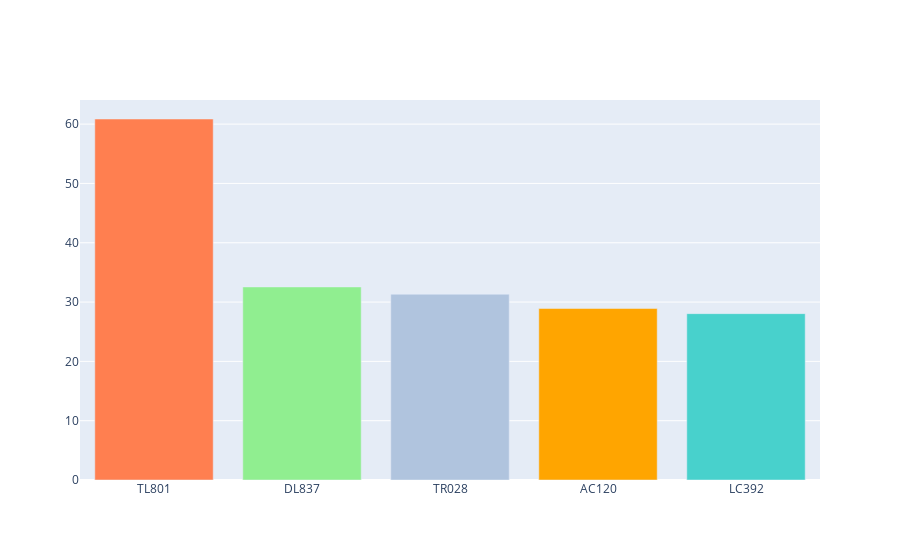

Notebook cell for this chart:
### Code cell
%matplotlib inline
fig = go.Figure()
fig.add_trace(go.Bar(x=p['Code'], y = p['%ChangeinPoints'], marker_color=['coral','lightgreen', 'lightsteelblue', 'orange', 'mediumturquoise']))
fig.show()

### Figure 1 — Plotly figure (JSON) as saved in the notebook; plotly's stock layout.template omitted (floating-point values rounded to 4 significant figures)
{"data": [{"marker": {"color": ["coral", "lightgreen", "lightsteelblue", "orange", "mediumturquoise"]}, "type": "bar", "x": ["TL801", "DL837", "TR028", "AC120", "LC392"], "y": [60.86, 32.55, 31.33, 28.91, 28.05]}], "layout": {"autosize": true, "xaxis": {"autorange": true, "range": [-0.5, 4.5], "type": "category"}, "yaxis": {"autorange": true, "range": [0, 64.07], "type": "linear"}}}
